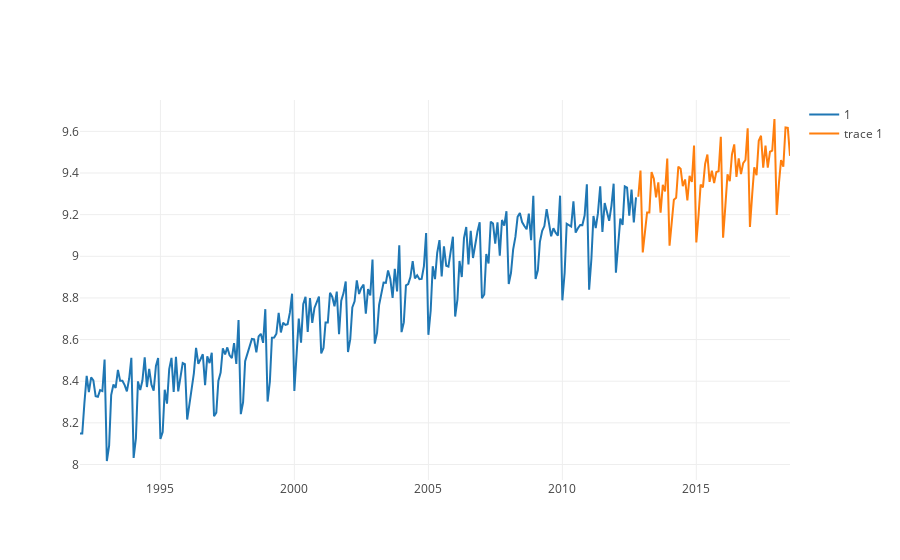

Notebook code for this chart:
### Code cell
plotting.plot_multiple_ts(ts_log, preds)
